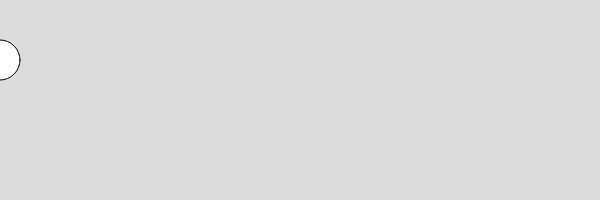
Frame 1 (no input)
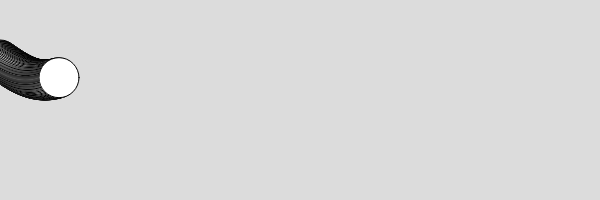
Frame 60 (no input)
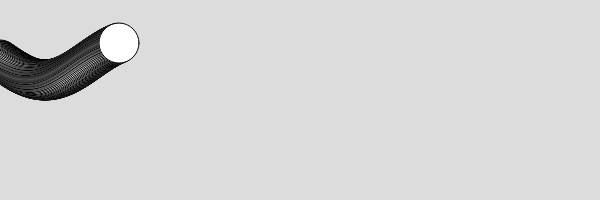
Frame 120 (the mouse pressed at the canvas centre since frame 60)

The p5.js sketch that drew these frames (run headless with seeded random() and noise() and a simulated clock; from frame 60 on, the mouse is pressed at the canvas centre):

// p5.js sketch
// ── sketch.js
var angle = 0.0;
var speed = 2;
var x = 0;

function setup() {
  createCanvas(600, 200);
   background(220);
  angleMode(DEGREES)

}

function draw() {
  var y1 = 60 + sin(angle) * 20;
  ellipse( x , y1, 40, 40);
  angle += speed;
  x+=1
 
}
